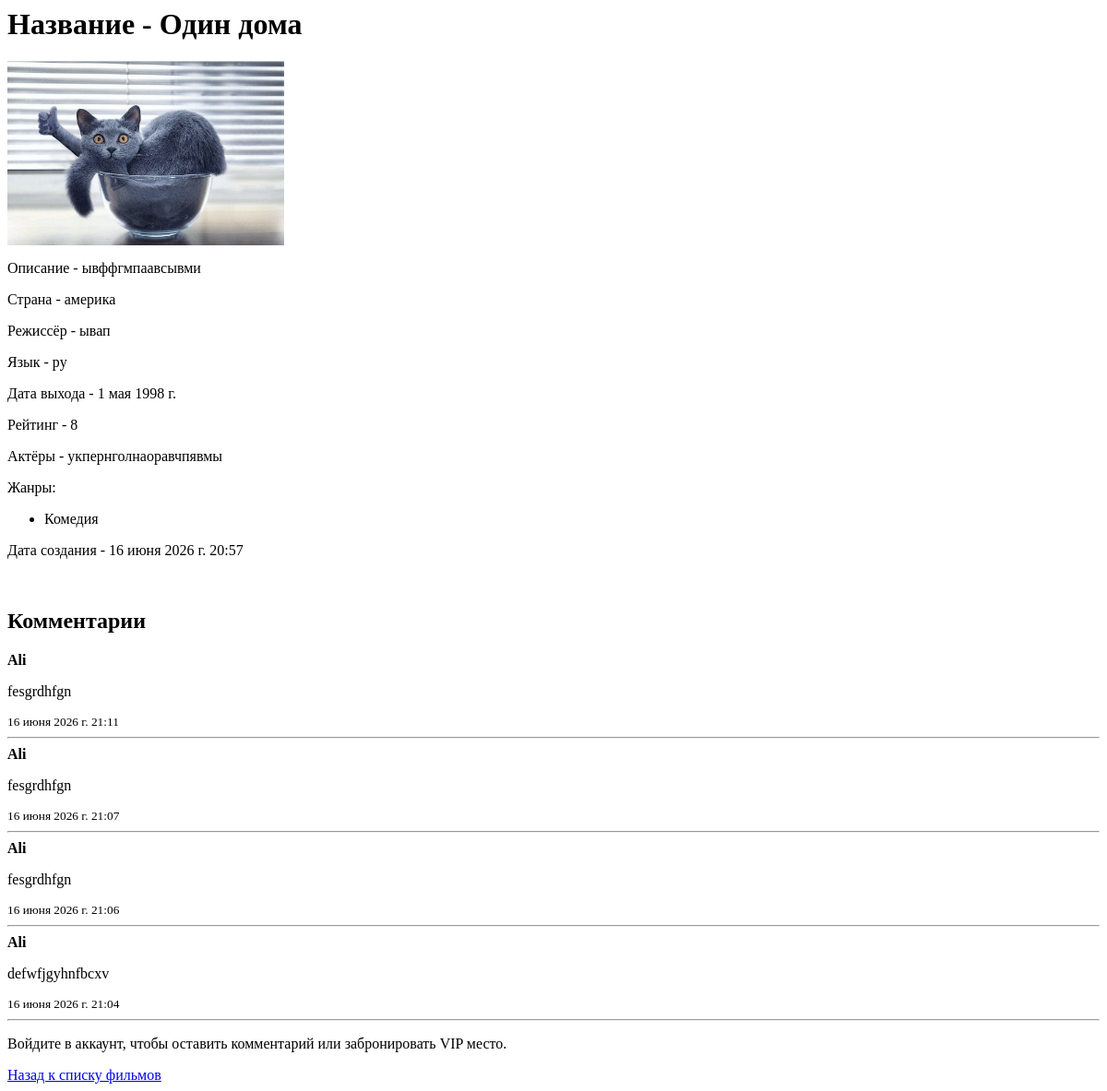
Page /movie_list/2/ on the earlier database version.
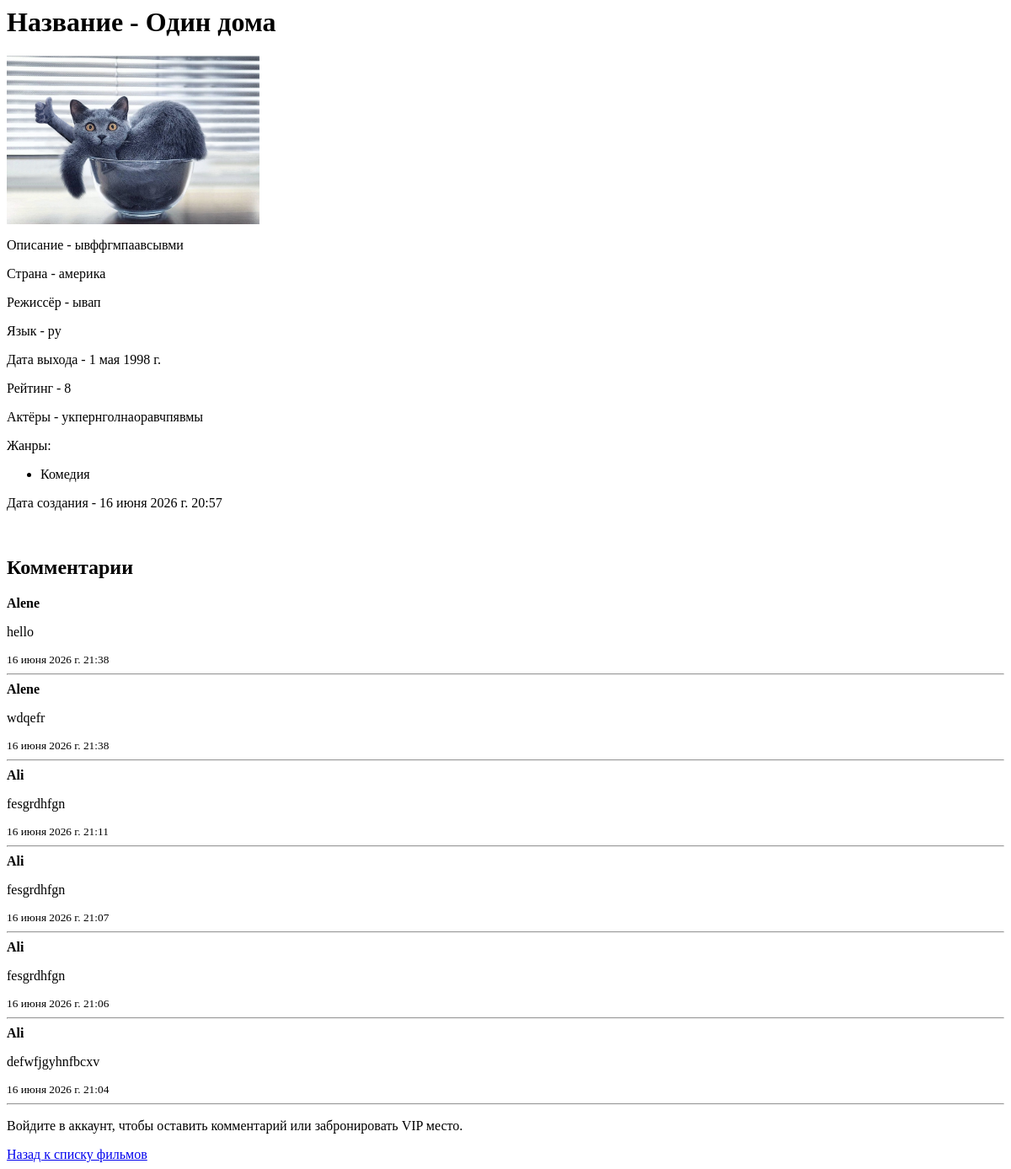
Same page on the later database version.
### CineBoard/models.py (models this page shows, shortened)
class Movie(models.Model):
    title = models.CharField(max_length=100)
    description = models.TextField()
    photo = models.ImageField(upload_to='movies/')
    language = models.CharField(max_length=100, null=True)
    genres = models.ManyToManyField(Genre, related_name='movies')
    release_date = models.DateField()
    country = models.CharField(max_length=100)
    director = models.CharField(max_length=100)
    mark = models.PositiveIntegerField(validators=[
        MinValueValidator(1),
        MaxValueValidator(10)
    ])
    actors = models.TextField()
    created_at = models.DateTimeField(auto_now_add=True)

class Genre(models.Model):
    name = models.CharField(max_length=100)

class Comment(models.Model):
    movie = models.ForeignKey(Movie, on_delete=models.CASCADE, related_name='comments')
    author = models.ForeignKey(User, on_delete=models.CASCADE)
    text = models.TextField()
    created_at = models.DateTimeField(auto_now_add=True)

### CineBoard/views.py (the view)
# urls.py: path('movie_list/<int:pk>/', views.MovieDetailView.as_view(), name='movie_detail'),
class MovieDetailView(generic.DetailView):
    model = models.Movie
    template_name = 'movies/movie_detail.html'
    context_object_name = 'movie'
    def get_context_data(self, **kwargs):
        context = super().get_context_data(**kwargs)
        context['comments'] = self.object.comments.all().order_by('-id')
        context['comment_form'] = forms.CommentForm()
        return context

### templates/movies/movie_detail.html (shortened to what this page needs)
<h1>Название - {{ movie.title }}</h1>
<img src="{{ movie.photo.url }}"
     alt="{{ movie.title }}"
     width="300"
     height="200">
<p>Описание - {{ movie.description }}</p>
<p>Страна - {{ movie.country }}</p>
<p>Режиссёр - {{ movie.director }}</p>
<p>Язык - {{ movie.language }}</p>
<p>Дата выхода - {{ movie.release_date }}</p>
<p>Рейтинг - {{ movie.mark }}</p>
<p>Актёры - {{ movie.actors }}</p>
<p>Жанры:</p>
<ul>
    {% for genre in movie.genres.all %}
        <li>{{ genre.name }}</li>
    {% empty %}
        <li>Жанры не указаны</li>
    {% endfor %}
</ul>
<p>Дата создания - {{ movie.created_at }}</p>
<h2>Комментарии</h2>
{% for comment in comments %}
    <div>
        <b>{{ comment.author.username }}</b>
        <p>{{ comment.text }}</p>
        <small>{{ comment.created_at }}</small>
    </div>
    <hr>
{% empty %}
    <p>Комментариев пока нет.</p>
{% endfor %}
{% if user.is_authenticated %}
    <h3>Добавить комментарий</h3>
    <form method="post"
          action="{% url 'add_comment' movie.pk %}">
        {% csrf_token %}
        {{ comment_form.as_p }}
        <button type="submit">
            Отправить
        </button>
    </form>
    <hr>
    <form method="post"
          action="{% url 'reserved_vip' movie.pk %}">
        {% csrf_token %}
        <button type="submit">
            Забронировать VIP место
        </button>
    </form>
    {% if messages %}
    {% for message in messages %}
        <p>
            {{ message }}
        </p>
    {% endfor %}
    {% endif %}
{% else %}
    <p>
        Войдите в аккаунт, чтобы оставить комментарий
        или забронировать VIP место.
    </p>
{% endif %}
<a href="{% url 'movie_list' %}">
    Назад к списку фильмов
</a>

Differences in the rows shown:
added Comment: author.username "Alene", text "hello", created_at "16 июня 2026 г. 21:38"
added Comment: author.username "Alene", text "wdqefr", created_at "16 июня 2026 г. 21:38"
